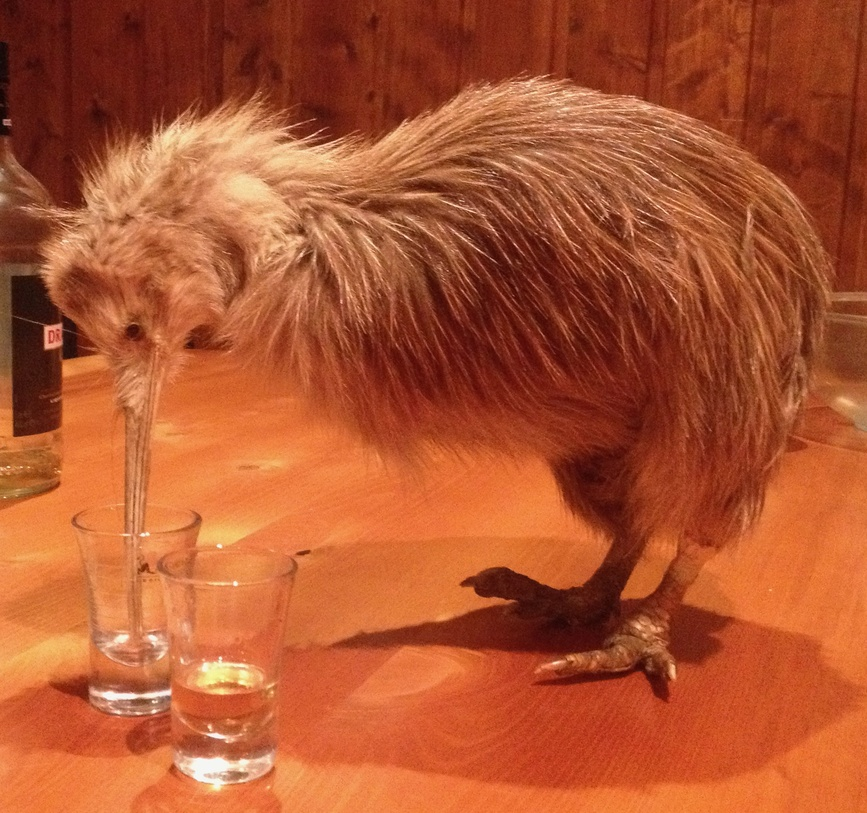
%> input picture code/kiwi.jpg, 867 x 813 px, shrunk from 1927 x 1807 before the run
$ octave --eval "result = load_image('kiwi.jpg');"   (GNU Octave 9; MATLAB toolbox functions it lacks are replaced by stand-ins)
%> lines starting %> are read from the running program, lines starting %| are printed output that depends on the picture
function F = load_image(fname)
%> called with fname = 'kiwi.jpg'
I = imread(fname);
%> I is the input picture: size 813x867x3 uint8; mean R, G, B 175.6, 85.2, 48
F = double(I(:, :, 1))*0.2989 + ...
    double(I(:, :, 2))*0.5870 + ...
    double(I(:, :, 3))*0.1140;
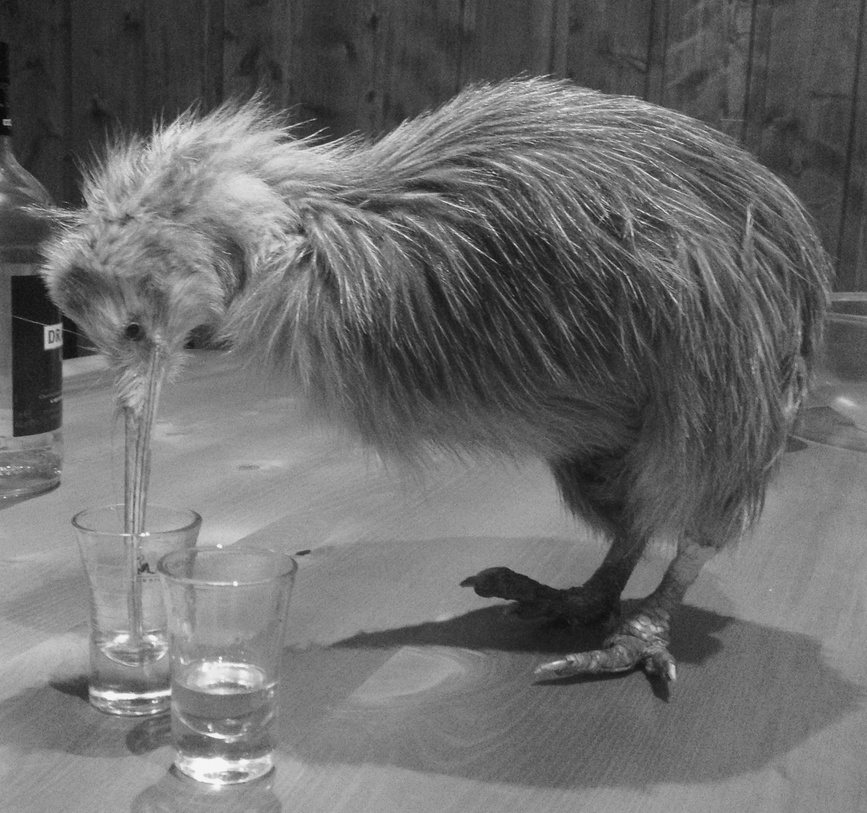
%> F: size 813x867 double; min 7.77, max 250.1, mean 107.9
F = flipud(F');
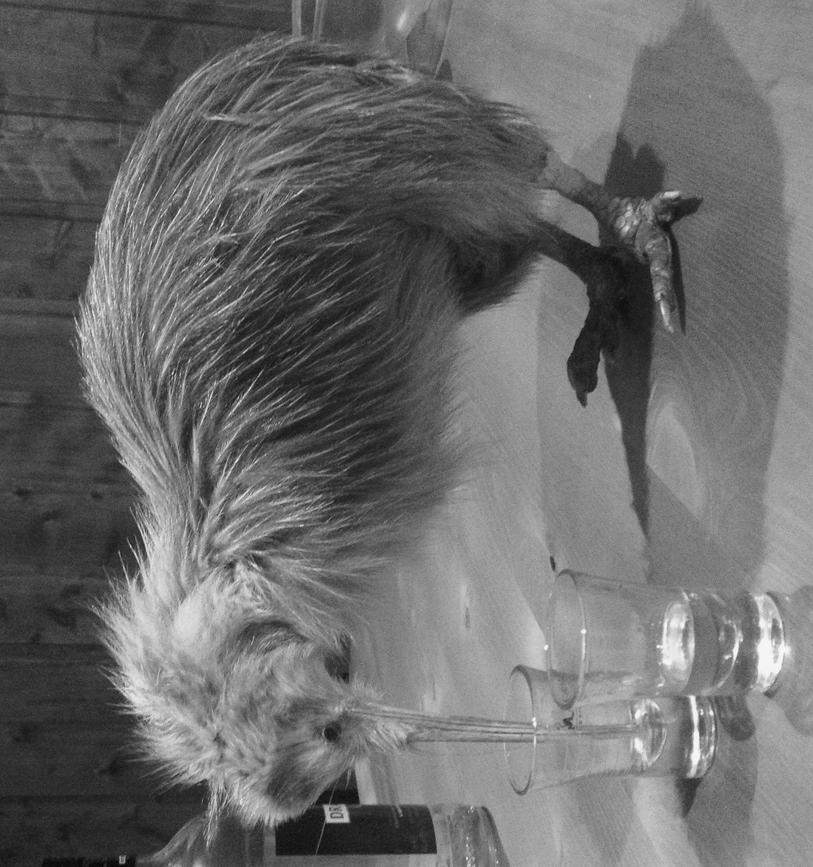
%> F: size 867x813 double; min 7.77, max 250.1, mean 107.9; mean of the top-left, top-right, bottom-left and bottom-right quarters 85, 107.1, 96.5, 143.1

end
